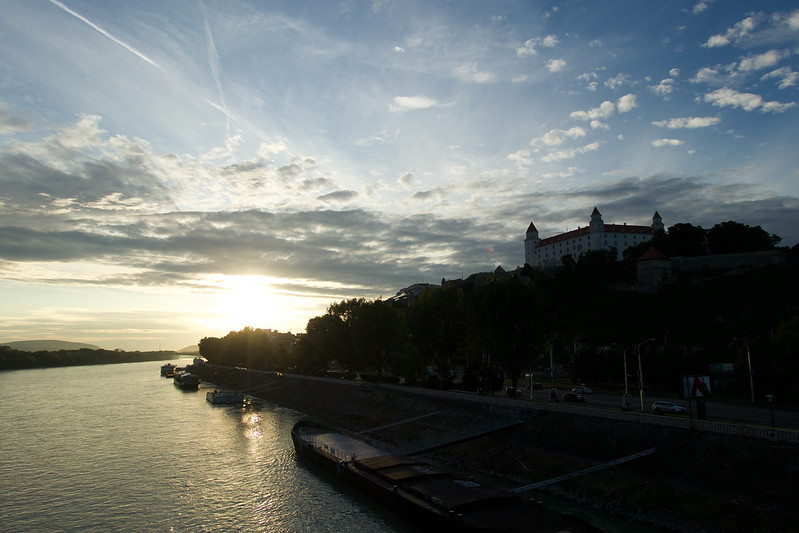
%> input picture assignment6/bratislava1.jpg, 799 x 533 px
$ octave main6_playaround.m   (GNU Octave 9; MATLAB toolbox functions it lacks are replaced by stand-ins)
%> lines starting %> are read from the running program, lines starting %| are printed output that depends on the picture
clear all, close all, clc
I1 = im2double(rgb2gray(imread('bratislava1.jpg')));
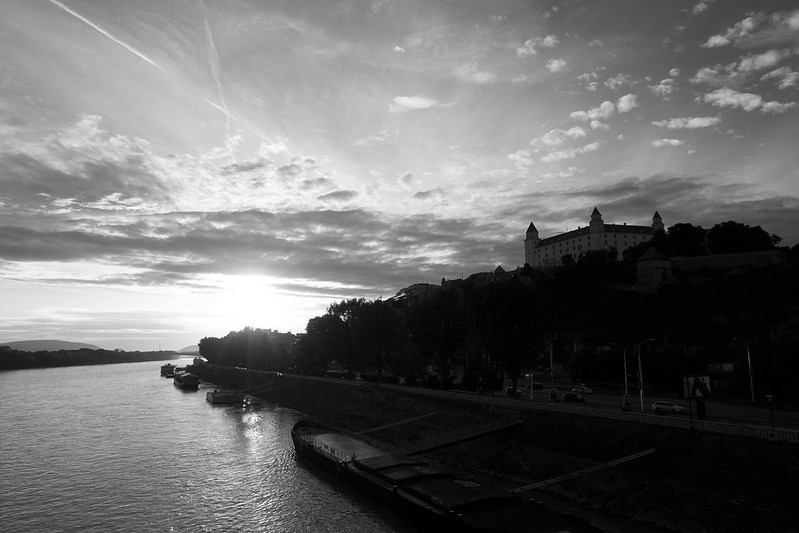
%> I1: size 533x799 double; min 0, max 1, mean 0.424
I2 = imresize(im2double(rgb2gray(imread('bratislava2.jpg'))), size(I1));
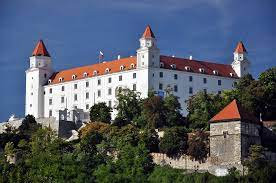
%> input picture assignment6/bratislava2.jpg, 276 x 183 px
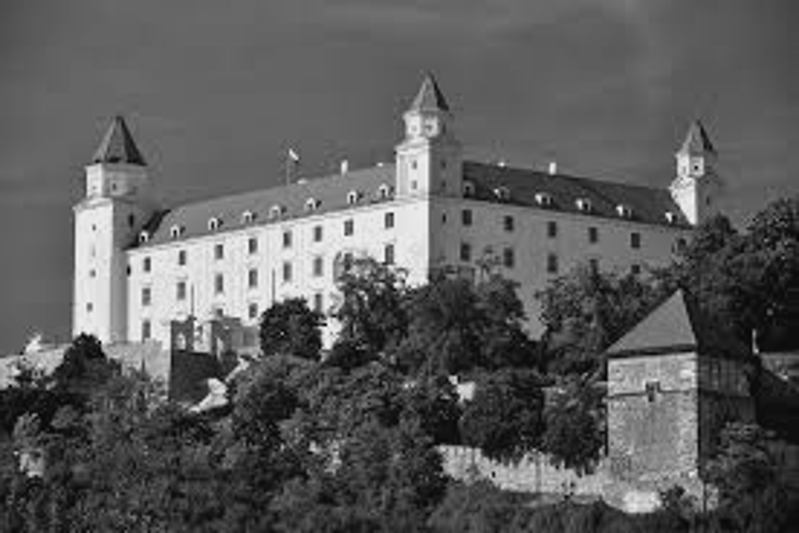
%> I2: size 533x799 double; min -0.0528, max 1.09, mean 0.361; drawn with min black and max white

% extracting surf features
%> (the run ends here)
